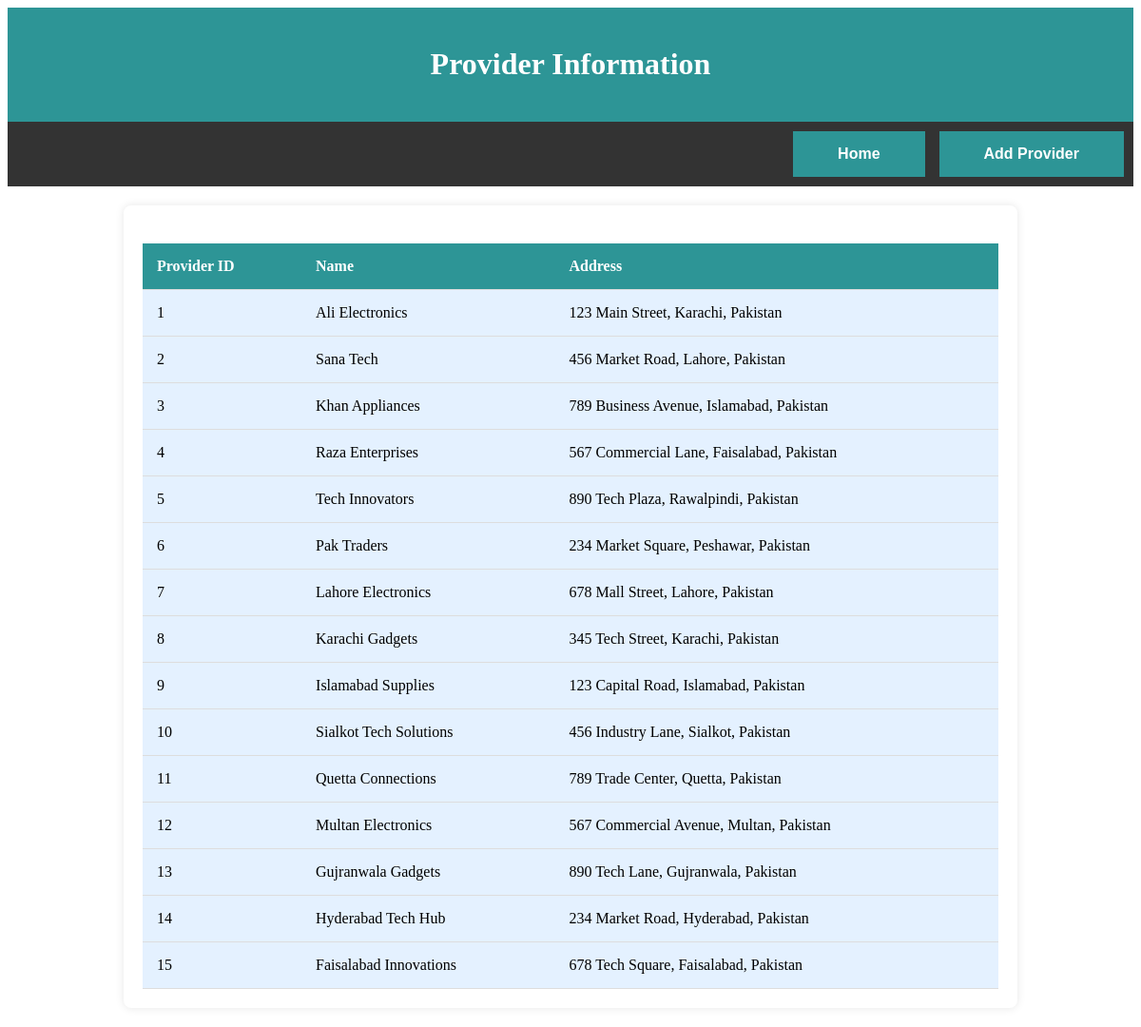
Page /Provider.php on the committed database.
### tables this page shows
CREATE TABLE IF NOT EXISTS `provider` (
  `Provider_ID` int NOT NULL,
  `Name` varchar(100) DEFAULT NULL,
  `Address` varchar(100) DEFAULT NULL,
  PRIMARY KEY (`Provider_ID`)
);

### Provider.php (the view, shortened to what this page needs)
<?php
$servername = "localhost";
$username = "root";
$password = "";
$dbname = "ims";
$providers = [];
try {
    $conn = new PDO("mysql:host=$servername;dbname=$dbname", $username, $password);
    $conn->setAttribute(PDO::ATTR_ERRMODE, PDO::ERRMODE_EXCEPTION);
    $stmt = $conn->query("SELECT * FROM provider");
    $providers = $stmt->fetchAll(PDO::FETCH_ASSOC);
} catch (PDOException $e) {
    echo "Connection failed: " . $e->getMessage();
}
?>
<!DOCTYPE html>
<html lang="en">
<head>
    <link rel="stylesheet" href="1.css">
</head>
<body>
    <header>
        <h1>Provider Information</h1>
    </header>
    <nav>
        <div class="left-section">
            <button><a href="1.html">Home</a></button>
        </div>
        <div class="right-section">
            <button><a href="Add_Provider.php">Add Provider</a></button>
        </div>
    </nav>
    <div class="container">
        <?php if (!empty($providers)): ?>
            <table>
                <thead>
                    <tr>
                        <th>Provider ID</th>
                        <th>Name</th>
                        <th>Address</th>
                    </tr>
                </thead>
                <tbody>
                    <?php foreach ($providers as $provider): ?>
                        <tr>
                            <td><?= $provider['Provider_ID'] ?></td>
                            <td><?= $provider['Name'] ?></td>
                            <td><?= $provider['Address'] ?></td>
                        </tr>
                    <?php endforeach; ?>
                </tbody>
            </table>
        <?php else: ?>
            <p>No provider information available.</p>
        <?php endif; ?>
    </div>
</body>
</html>

### 1.css (style rules this page uses)
table { width: 100%; border-collapse: collapse; margin-top: 20px; background-color: #E4F1FF; }
th, td { padding: 15px; text-align: left; border-bottom: 1px solid #ddd; }
th { background-color: #2D9596; color: white; }
header { background-color: #2D9596; padding: 20px; color: white; text-align: center; }
button, .dropbtn, .dropdown-label { background-color: #2D9596; color: white; padding: 15px 32px; border: none; border-radius: 0px; cursor: pointer; font-size: 16px; margin-left: 15px; }
nav { background-color: #333; padding: 10px; display: flex; justify-content: flex-end; align-items: center; }
nav a { color: #fff; text-decoration: none; margin: 0 15px; font-weight: bold; }
.container { max-width: 900px; margin: 20px auto; background-color: white; padding: 20px; border-radius: 8px; box-shadow: 0 0 10px rgba(0, 0, 0, 0.1); text-align: center; }
.right-section { display: flex; align-items: center; justify-content: flex-end; font-weight: bold; color: #333; }

### rows in the picture
provider: Provider_ID "1", Name "Ali Electronics", Address "123 Main Street, Karachi, Pakistan"
provider: Provider_ID "2", Name "Sana Tech", Address "456 Market Road, Lahore, Pakistan"
provider: Provider_ID "3", Name "Khan Appliances", Address "789 Business Avenue, Islamabad, Pakistan"
provider: Provider_ID "4", Name "Raza Enterprises", Address "567 Commercial Lane, Faisalabad, Pakistan"
provider: Provider_ID "5", Name "Tech Innovators", Address "890 Tech Plaza, Rawalpindi, Pakistan"
provider: Provider_ID "6", Name "Pak Traders", Address "234 Market Square, Peshawar, Pakistan"
provider: Provider_ID "7", Name "Lahore Electronics", Address "678 Mall Street, Lahore, Pakistan"
provider: Provider_ID "8", Name "Karachi Gadgets", Address "345 Tech Street, Karachi, Pakistan"
provider: Provider_ID "9", Name "Islamabad Supplies", Address "123 Capital Road, Islamabad, Pakistan"
provider: Provider_ID "10", Name "Sialkot Tech Solutions", Address "456 Industry Lane, Sialkot, Pakistan"
provider: Provider_ID "11", Name "Quetta Connections", Address "789 Trade Center, Quetta, Pakistan"
provider: Provider_ID "12", Name "Multan Electronics", Address "567 Commercial Avenue, Multan, Pakistan"
provider: Provider_ID "13", Name "Gujranwala Gadgets", Address "890 Tech Lane, Gujranwala, Pakistan"
provider: Provider_ID "14", Name "Hyderabad Tech Hub", Address "234 Market Road, Hyderabad, Pakistan"
provider: Provider_ID "15", Name "Faisalabad Innovations", Address "678 Tech Square, Faisalabad, Pakistan"
